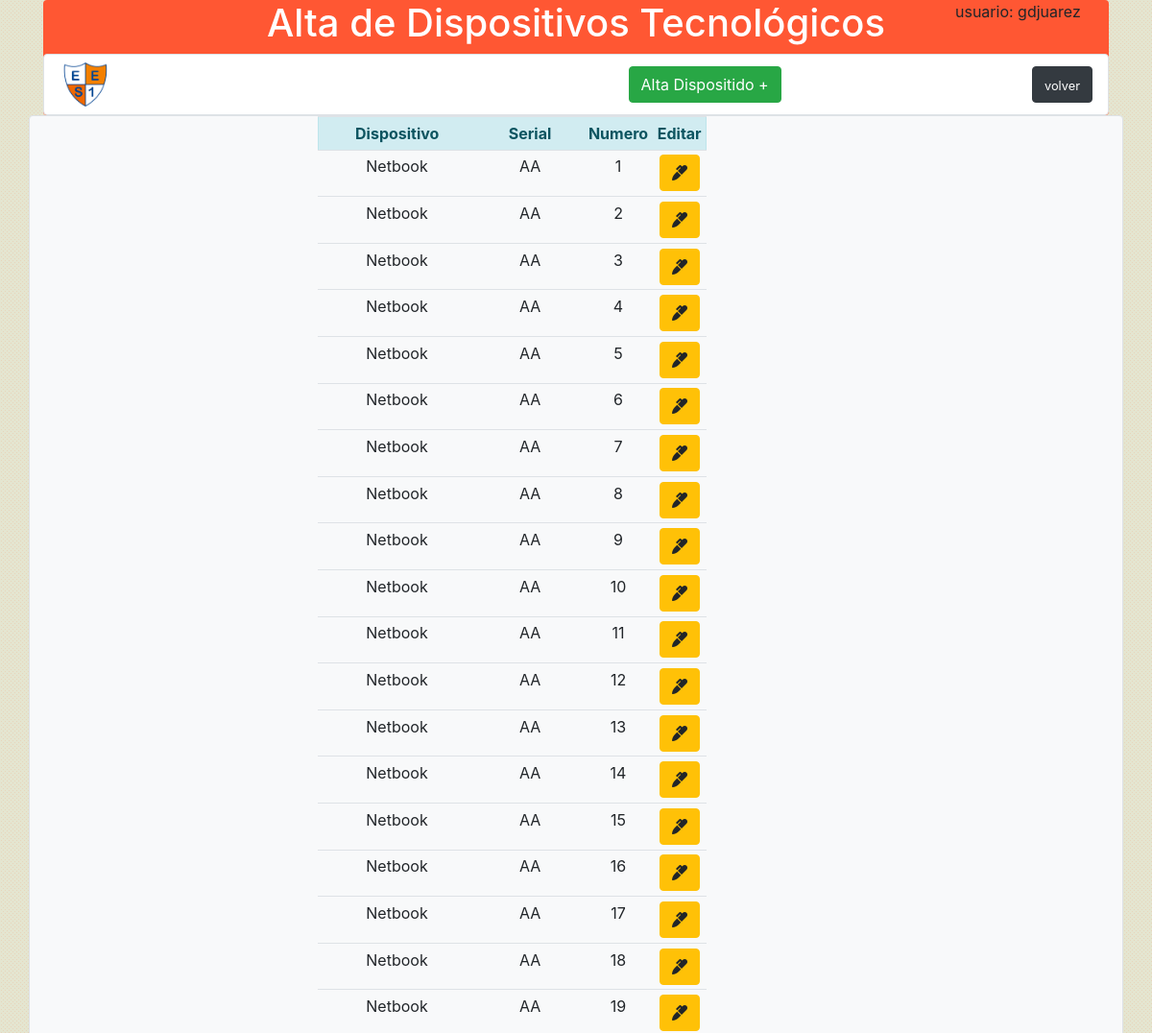
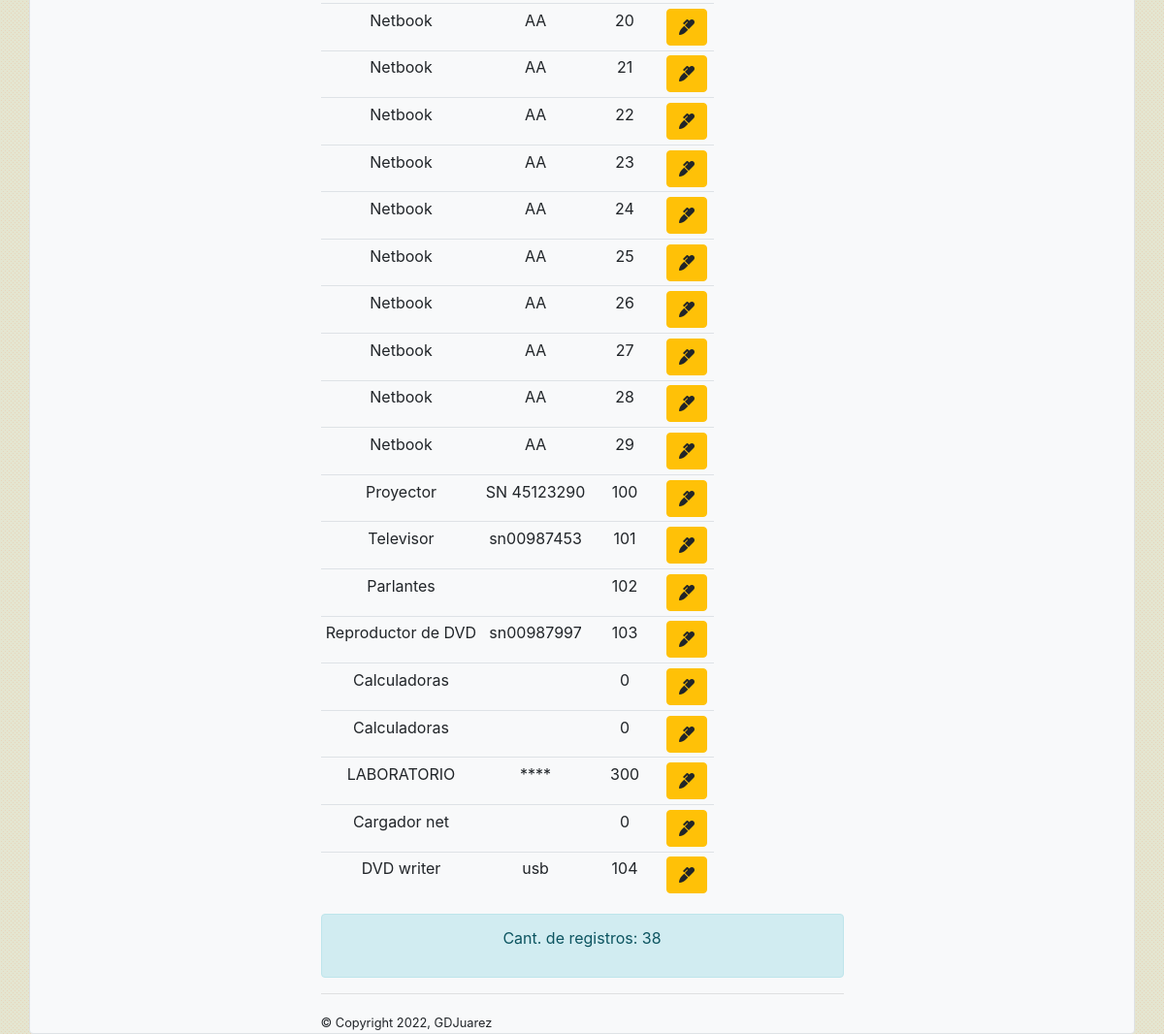
The page /dispositivos/dispositivos.php (signed in) on the database its author committed (2 pictures, top to bottom).
### tables this page shows
CREATE TABLE `dispositivo` (
  `id` int(11) NOT NULL,
  `dispositivo` varchar(45) NOT NULL,
  `n_serial` varchar(45) NOT NULL,
  `numero` int(11) NOT NULL,
  `estado` varchar(20) NOT NULL,
  `Apellido` varchar(45) NOT NULL,
  `Curso` varchar(10) NOT NULL
);

### dispositivos/dispositivos.php (the view, shortened to what this page needs)
<?php
include("../conexion/conexion.php");
?>
<?php
$sql = mysqli_query($miConexion,"SELECT id, dispositivo, n_serial, numero FROM  dispositivo");
$cantidad_registros = mysqli_num_rows($sql);
?>
<!doctype html>
<html lang="en">
<head>
    <link rel="stylesheet" href="https://cdn.jsdelivr.net/npm/bootstrap@4.6.0/dist/css/bootstrap.min.css"
>
    <link rel="stylesheet" href="https://cdnjs.cloudflare.com/ajax/libs/font-awesome/5.15.2/css/all.min.css">
    <link rel="stylesheet" href="../stylefondo.css">
</head>
<header>
    <div class="container">
        <div class="banner  rounded" style="background-color: #FF5733 ;">
            <div class="row">
                <div class="col-lg-2">
                </div>
                <div class="col-lg-8">
                    <h1 class="text-white text-center">Alta de Dispositivos Tecnológicos</h1>
                </div>
                <div class="col-lg-2">
                <p>usuario:  <?php echo $_SESSION['user'];?></p>
                </div>
            </div>
            <nav class="navbar navbar-light bg-white border rounded">
                <img src="../img/escudo1.png" class="rounded " style="width:5%" alt="Responsive image">
                <button type="button" class="btn btn-success" data-toggle="modal" data-target="#myModal_sesion"
                    id="alta_disp" title="Ingresar"> Alta Dispositido + </button>
                <form class="form-inline my-2 my-lg-0" action="../prestamos/menu.php" method="post">
                    <button class="btn btn-dark " type="submit"><small>volver</small></button>
                </form>
            </nav>
        </div>
</header>
<body>
    <div class='container bg-light border rounded'>
        <div class="row">
            <div class="col-md-3">
            </div>
            <div class="col-md-6">
                <div id="chequeo">
                    <form action="cursosUpdate.php" method="POST">
                        <table class="table table-sm table-hover text-center table-responsive" id="tablaPmo">
                            <tr class="sticky-top  text-center alert alert-info role='alert'>">
                                <th>Dispositivo</th>
                                <th>Serial</th>
                                <th>Numero</th>
                                <th>Editar</th>
                            </tr>
                            <?php if ($sql!='') {
                while($row = mysqli_fetch_assoc($sql)) {
                                   $id=$row['id'];
                    ?>
                        <tr>
                               <td><?php echo $row['dispositivo']; ?></td>
                                <td><?php echo $row['n_serial']; ?></td>
                                <td><?php echo $row['numero']; ?></td>
                                <td>
                                    <div class="btn-group">
                                        <a href="javascript:;" class="btn btn-warning"
                                            onclick="avisom('edito_disp.php?id=<?php echo $id?>'); return false;"><i
                                                class="fas fa-marker"></i></a>
                                    </div>
                                </td>
                </div>
                </tr>
                <?php
                     }
                 }
                ?>
                <div class="alert alert-info" role="alert">
                <?php 	echo "<p align='center'> Cant. de registros: ".$cantidad_registros."</p>";	?>
        </div>
    <hr>
    <footer>
        <small>&copy; Copyright 2022, GDJuarez</small>
    </footer>
</body>
</html>

### stylefondo.css (style rules this page uses)
body { background-color: #e4e5d0; }

### rows shown on the page
dispositivo: dispositivo "Netbook", n_serial "AA", numero "1"
dispositivo: dispositivo "Netbook", n_serial "AA", numero "2"
dispositivo: dispositivo "Netbook", n_serial "AA", numero "3"
dispositivo: dispositivo "Netbook", n_serial "AA", numero "4"
dispositivo: dispositivo "Netbook", n_serial "AA", numero "5"
dispositivo: dispositivo "Netbook", n_serial "AA", numero "6"
dispositivo: dispositivo "Netbook", n_serial "AA", numero "7"
dispositivo: dispositivo "Netbook", n_serial "AA", numero "8"
dispositivo: dispositivo "Netbook", n_serial "AA", numero "9"
dispositivo: dispositivo "Netbook", n_serial "AA", numero "10"
dispositivo: dispositivo "Netbook", n_serial "AA", numero "11"
dispositivo: dispositivo "Netbook", n_serial "AA", numero "12"
dispositivo: dispositivo "Netbook", n_serial "AA", numero "13"
dispositivo: dispositivo "Netbook", n_serial "AA", numero "14"
dispositivo: dispositivo "Netbook", n_serial "AA", numero "15"
dispositivo: dispositivo "Netbook", n_serial "AA", numero "16"
dispositivo: dispositivo "Netbook", n_serial "AA", numero "17"
dispositivo: dispositivo "Netbook", n_serial "AA", numero "18"
dispositivo: dispositivo "Netbook", n_serial "AA", numero "19"
dispositivo: dispositivo "Netbook", n_serial "AA", numero "20"
dispositivo: dispositivo "Netbook", n_serial "AA", numero "21"
dispositivo: dispositivo "Netbook", n_serial "AA", numero "22"
dispositivo: dispositivo "Netbook", n_serial "AA", numero "23"
dispositivo: dispositivo "Netbook", n_serial "AA", numero "24"
dispositivo: dispositivo "Netbook", n_serial "AA", numero "25"
dispositivo: dispositivo "Netbook", n_serial "AA", numero "26"
dispositivo: dispositivo "Netbook", n_serial "AA", numero "27"
dispositivo: dispositivo "Netbook", n_serial "AA", numero "28"
dispositivo: dispositivo "Netbook", n_serial "AA", numero "29"
dispositivo: dispositivo "Proyector", n_serial "SN 45123290", numero "100"
dispositivo: dispositivo "Televisor", n_serial "sn00987453", numero "101"
dispositivo: dispositivo "Parlantes", numero "102"
dispositivo: dispositivo "Reproductor de DVD", n_serial "sn00987997", numero "103"
dispositivo: dispositivo "Calculadoras", numero "0"
dispositivo: dispositivo "Calculadoras", numero "0"
dispositivo: dispositivo "LABORATORIO", n_serial "****", numero "300"
dispositivo: dispositivo "Cargador net", numero "0"
dispositivo: dispositivo "DVD writer", n_serial "usb", numero "104"

### other values the page prints
$_SESSION['user'] "gdjuarez"
$cantidad_registros "38"
